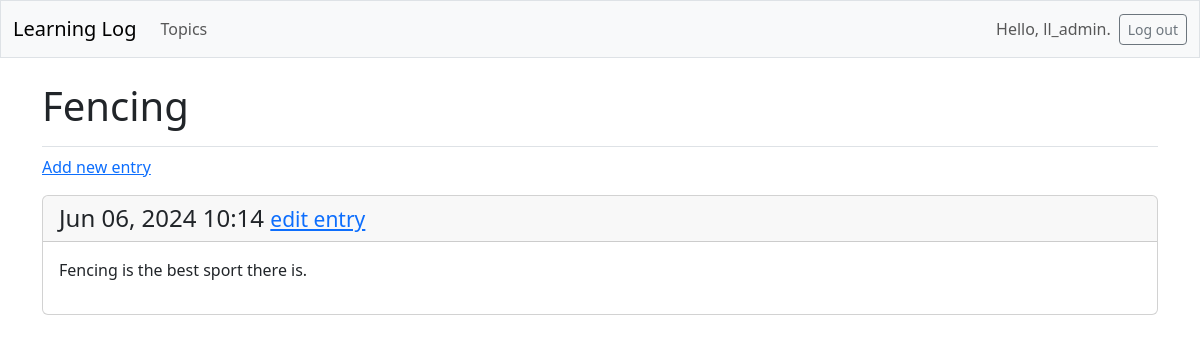
The app's page /topics/3/ (signed in), older data.
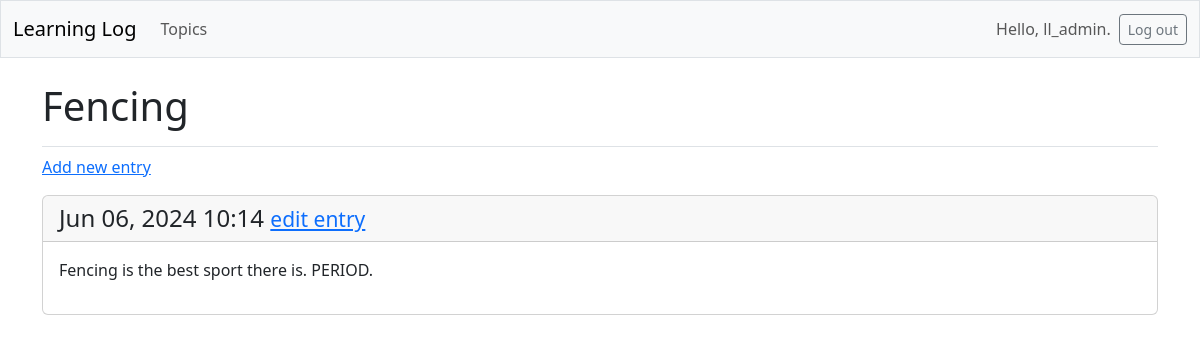
The same page, newer data.
### learning_logs/models.py (models this page shows, shortened)
class Topic(models.Model):
    text = models.CharField(max_length=200)
    date_added = models.DateTimeField(auto_now_add=True)
    owner = models.ForeignKey(User, on_delete=models.CASCADE)

class Entry(models.Model):
    topic = models.ForeignKey(Topic, on_delete=models.CASCADE)
    text = models.TextField()
    date_added = models.DateTimeField(auto_now_add=True)
    class Meta:
        verbose_name_plural = 'entries'

### learning_logs/views.py (the view)
# urls.py: path('topics/<int:topic_id>/', views.topic, name='topic'),
@login_required
def topic(request, topic_id):
    topic = Topic.objects.get(id=topic_id)
    if topic.owner != request.user:
        raise Http404
    entries = topic.entry_set.order_by('-date_added')
    context = {'topic': topic, 'entries':entries}
    return render(request, 'learning_logs/topic.html', context)

### learning_logs/templates/learning_logs/topic.html
{% extends 'learning_logs/base.html' %}
 {% block page_header %}
  <h1>{{ topic.text }}</h1>
{% endblock page_header %}
{% block content %}
  <p>
    <a href="{% url 'learning_logs:new_entry' topic.id %}">Add new entry</a>
  </p>
  {% for entry in entries %}
     <div class="card mb-3">
       <h4 class="card-header">
        {{ entry.date_added|date:'M d, Y H:i' }}
         <small><a href="{% url 'learning_logs:edit_entry' entry.id %}">
          edit entry</a></small>
      </h4>
       <div class="card-body">{{ entry.text|linebreaks }}</div>
    </div>
  {% empty %}
     <p>There are no entries for this topic yet.</p>
  {% endfor %}
{% endblock content %}

### learning_logs/templates/learning_logs/base.html (shortened to what this page needs)
<!doctype html>
<html lang="en">
<head>
  {% load django_bootstrap5 %}
  {% bootstrap_css %}
</head>
<body>
  <nav class="navbar navbar-expand-md navbar-light bg-light mb-4 border">
    <div class="container-fluid">
      <a class="navbar-brand" href="{% url 'learning_logs:index' %}">
          Learning Log</a>
      <div class="collapse navbar-collapse" id="navbarCollapse">
        <ul class="navbar-nav me-auto mb-2 mb-md-0">
          <li class="nav-item">
            <a class="nav-link" href="{% url 'learning_logs:topics' %}">
              Topics</a></li>
        </ul>
        <ul class="navbar-nav ms-auto mb-2 mb-md-0">
          {% if user.is_authenticated %}
            <li class="nav-item">
              <span class="navbar-text me-2">Hello, {{ user.username }}.
                </span></li>
          {% endif %}
        </ul>
        {% if user.is_authenticated %}
          <form action="{% url 'accounts:logout' %}" method='post'>
            <button name='submit' class='btn btn-outline-secondary btn-sm'>
              Log out</button>
          </form>
        {% endif %}
      </div>
    </div>
  </nav>
  <main class="container">
    <div class="pb-2 mb-2 border-bottom">
      {% block page_header %}{% endblock page_header %}
    </div>
    <div>
      {% block content %}{% endblock content %}
    </div>
  </main>
</body>
</html>

Row changes from the older to the newer data that the page shows:
changed Entry: text "Fencing is the best sport there is." → "Fencing is the best sport there is. PERIOD."
